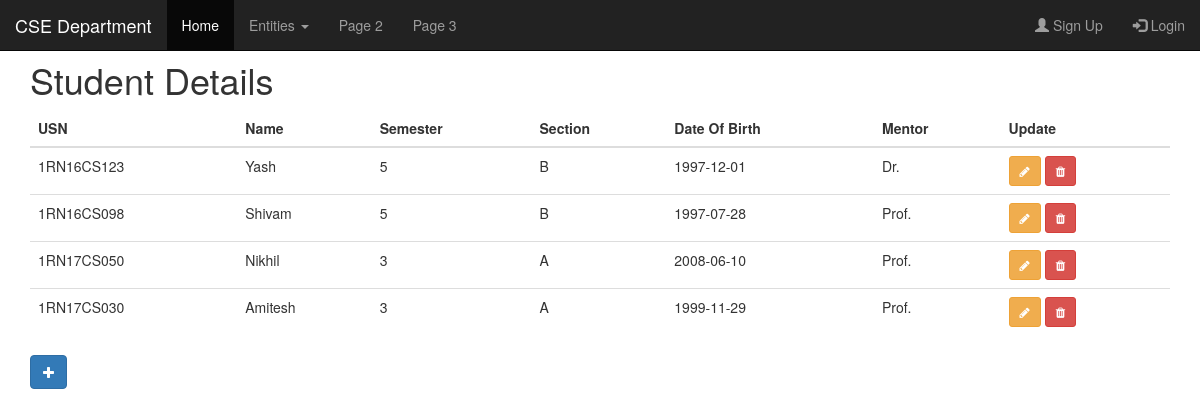
The page /student on the database as committed earlier.
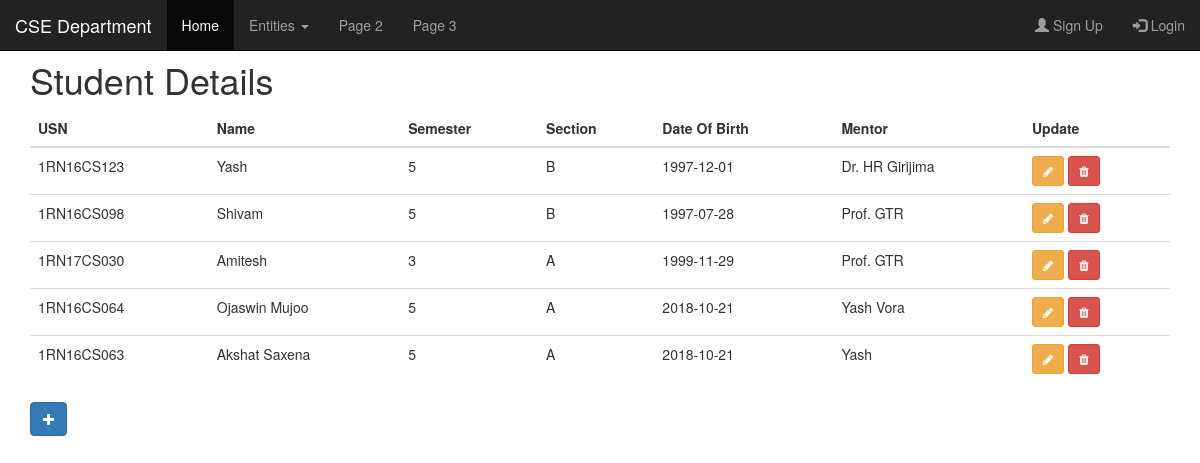
The same page on the database as committed later.
### tables this page shows
CREATE TABLE Student (
USN CHAR(10)  NOT NULL PRIMARY KEY,
Name VARCHAR(20)  NOT NULL,
Semester INTEGER NOT NULL,
dob DATE,
Section CHAR,
Class_ID INTEGER,
Mentor VARCHAR(20),
FOREIGN KEY(Class_ID) REFERENCES CLASS(Class_ID) ON DELETE CASCADE,
FOREIGN KEY(Class_ID) REFERENCES CLASS(Class_ID) ON UPDATE CASCADE

);

### flaskapp.py (the view)
@app.route("/student")
def index_student():
	student_list = query_db("SELECT * FROM student")
	return render_template("/student/index_student.html", student_list=student_list)

### flaskapp.py (called while the page is built)
def get_db():
	db = getattr(g, '_database', None)
	if db is None:
		db = g._database = sqlite3.connect(DATABASE)
		db.row_factory = sqlite3.Row
	return db

def query_db(query, args=(), one=False):
	cur = get_db().execute(query, args)
	rv = cur.fetchall()
	cur.close()
	return (rv[0] if rv else None) if one else rv

@app.teardown_appcontext
def close_connection(exception):
	db = getattr(g, '_database', None)
	if db is not None:
		db.close()

### templates/student/index_student.html
{% extends "base.html" %}
{% block title %}Student Details{% endblock %}
{% block content %}
<table class="table">
	<thead>
		<tr>
			<th scope="col">USN</th>
			<th scope="col">Name</th>
			<th scope="col">Semester</th>
			<th scope="col">Section</th>
			<th scope="col">Date Of Birth</th>
			<th scope="col">Mentor</th>
			<th scope="col">Update</th>
		</tr>
	</thead>
	{% for student in student_list: %}
	<tr>
		<td>{{ student["USN"] }}</td>
		<td>{{ student["Name"] }}</td>
		<td>{{ student["Semester"] }}</td>
		<td>{{ student["Section"] }}</td>
		<td>{{ student["dob"]}}</td>
		<td>{{ student["Mentor"] }}</td>
		<td>
			<a class="btn btn-warning btn-sm" href="./update_student/{{student.USN}}"><i class="fa fa-pencil"></i></a>
			<a class="btn btn-danger btn-sm" href="./delete_student/{{student.USN}}"><i class="fa fa-trash"></i></a>
		</td>
	</tr>
	{% endfor %}
</table>
<a class="btn btn-primary" href="./create_student"><i class="fa fa-plus"></i></a>
{% endblock %}

### templates/base.html (shortened to what this page needs)
<!DOCTYPE html>
<html>
    <head>
        <link rel="stylesheet" href="https://maxcdn.bootstrapcdn.com/font-awesome/4.7.0/css/font-awesome.min.css" >
      <link rel="stylesheet" href="https://maxcdn.bootstrapcdn.com/bootstrap/3.3.7/css/bootstrap.min.css">
    </head>
    <body>
      <nav class="navbar navbar-inverse navbar-fixed-top">
        <div class="container-fluid">
          <div class="navbar-header">
            <a class="navbar-brand" href="#">CSE Department</a>
          </div>
          <div class="collapse navbar-collapse" id="myNavbar">
            <ul class="nav navbar-nav">
              <li class="active"><a href="/">Home</a></li>
              <li class="dropdown">
                <a class="dropdown-toggle" data-toggle="dropdown" href="#">Entities <span class="caret"></span></a>
              </li>
              <li><a href="#">Page 2</a></li>
              <li><a href="#">Page 3</a></li>
            </ul>
            <ul class="nav navbar-nav navbar-right">
              <li><a href="#"><span class="glyphicon glyphicon-user"></span> Sign Up</a></li>
              <li><a href="#"><span class="glyphicon glyphicon-log-in"></span> Login</a></li>
            </ul>
          </div>
        </div>
      </nav>
      <div class="container">
        <h1>{% block title %}Title{% endblock %}</h1>
        {% block content %}Content{% endblock %}
      </div>
    </body>
</html>

### templates/base.html (style rules this page uses)
body { padding-top: 40px; }

Rows that differ between the two databases and show on the page:
removed Student: USN "1RN17CS050", Name "Nikhil", Semester "3", Section "A", dob "2008-06-10", Mentor "Prof."
changed Student "1RN16CS123": Mentor "Dr." → "Dr. HR Girijima"
changed Student "1RN16CS098": Mentor "Prof." → "Prof. GTR"
changed Student "1RN17CS030": Mentor "Prof." → "Prof. GTR"
added Student: USN "1RN16CS064", Name "Ojaswin Mujoo", Semester "5", Section "A", dob "2018-10-21", Mentor "Yash Vora"
added Student: USN "1RN16CS063", Name "Akshat Saxena", Semester "5", Section "A", dob "2018-10-21", Mentor "Yash"
